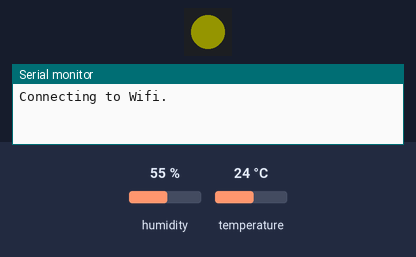
This program was run on a simulated ESP32-S3. Shown: 1 RGB LEDs in strip order, left to right, the last lines printed to the serial monitor. The inputs (shaded band) are chosen by the test bench; at power-on: humidity 55 %, temperature 24 °C. Dim RGB values are drawn brighter than linear; WiFi joins after 1.5 s; servers stay silent unless stated; random numbers use the default seed unless the program sets one; no MQTT or app messages arrive unless stated.

Above: at 0.1 s.
At 2.1 s:
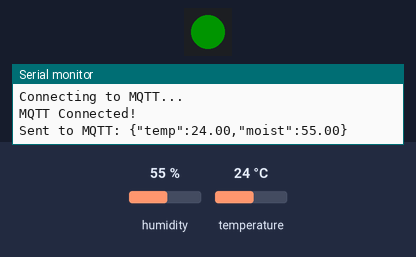
Timing chart, 0 to 3.6 s (numbered marks = the images above):
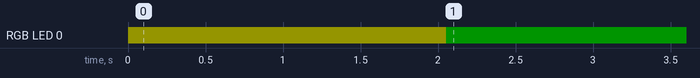

The program:

main.cpp
```cpp
/*********************************************************
  Minimal example for sending enviroment data to an MQTT
  Broker/server. Use with React graph example to view
  realtime data.
 *********************************************************/

#include <Arduino.h>
#include <Wire.h>
#include <SPI.h>
#include <Adafruit_DotStar.h>
#include "Adafruit_SHT31.h"
#include <WiFi.h>
#include <MQTT.h>
/*
const char ssid[] = "ssid";
const char pass[] = "pass";
const char mqtt_username[] = "YourUserName";
const char mqtt_password[] = "YourPassword";
const char mqtt_server[]   = "mqtt_server_address";
*/
const char ssid[] = "Jensa";
const char pass[] = "Kristiania1914";
const char mqtt_username[] = "machine";
const char mqtt_password[] = "Passord1ErRoest";
const char mqtt_server[]   = "mqtt.toytronics.com";

#define NUMPIXELS 1
#define DATAPIN    33
#define CLOCKPIN   21
Adafruit_DotStar strip(NUMPIXELS, DATAPIN, CLOCKPIN, DOTSTAR_BGR);

Adafruit_SHT31 sht31 = Adafruit_SHT31();
WiFiClient networkClient;
MQTTClient mqttClient;

unsigned long lastMillis = 0;

void stayConnectedToWifi() {
  if (WiFi.status() != WL_CONNECTED) {
    Serial.print("Wifi connection lost");
    strip.setPixelColor(0, 255, 0, 0); // red LED to show connection problem
    strip.show(); // Update LED with new contents

    // if connection is lost, wait 3 seconds and try connecting again
    while (WiFi.status() != WL_CONNECTED) {
      delay(3000);
      Serial.print(".");
      WiFi.reconnect();
    }
    Serial.print("Wifi connection regained!");
  }
}

void stayConnectedToMqtt() {
  if( !mqttClient.connected() )
  {
    // Setup and connect the the MQTT broker
    mqttClient.begin(mqtt_server, networkClient);

    String clientId = "ESP32Client-"; // Create a random client ID
      clientId += String(random(0xffff), HEX);

    Serial.print("\nConnecting to MQTT...");
    while (!mqttClient.connect(clientId.c_str(), mqtt_username, mqtt_password)) {
      Serial.print(".");
      delay(1000);
    }
    Serial.println("\nMQTT Connected!");
  } else {
    // Make the library maintain our connection to the server
    mqttClient.loop();
  }
}

void setup() {
  Serial.begin(115200);

  // To use the RGB LED, we need to "start it" using these methodss
  strip.begin();            // Initialize LED pins for output
  strip.setBrightness(20);  // Avoid blinding yourself
  strip.setPixelColor(0, 255, 255, 0); // Yellow LED to show connecting
  strip.show(); // Update LED with new contents

  // start up the sensor
  if (! sht31.begin(0x44)) {
    Serial.println("Couldn't find SHT31");
    while (1) delay(1);
  }

  // Connect to wifi
  Serial.print("\nConnecting to Wifi");
  WiFi.begin(ssid, pass);
  while (WiFi.status() != WL_CONNECTED) {
    Serial.print(".");
    delay(1000);
  }
  Serial.println("\nWifi Connected!");


}

void loop() {
  stayConnectedToWifi();
  stayConnectedToMqtt();

  // if all is good, we'll set the RGB LED to be Green
  strip.setPixelColor(0, 0, 255, 0);
  strip.show();

  // Publish a message to a topic every 5 second.
  if (millis() - lastMillis > 250) {
    lastMillis = millis();

    // read sensors, but only if result is sensible
    bool sensorReadingDidWork = true;
    float temperature = sht31.readTemperature();
    if (isnan(temperature)) {  // check if 'is not a number'
      sensorReadingDidWork = false;
    }

    float humidity = sht31.readHumidity();
    if (isnan(humidity)) {  // check if 'is not a number'
      sensorReadingDidWork = false;
    }

    if( sensorReadingDidWork ) {
      // Contruct the topic we should post to
      String mqttTopicWeSendDataTo = "defaultTopic/";

      // Make each message a little different
      String jsonData = "{\"temp\":"+String(temperature)+",\"moist\":"+String(humidity)+"}";

      // Send that message to the server on the topic we just made
      mqttClient.publish(mqttTopicWeSendDataTo, jsonData);
      Serial.print("Sent to MQTT: ");
      Serial.println(jsonData);
    }
  }

  // Just wait a little before the next loop
  delay(10);
}
```

Measured:
- by itself, RGB LED 0: off → RGB(20, 20, 0) at 0.00 s, → RGB(0, 20, 0) 2.1 s later
